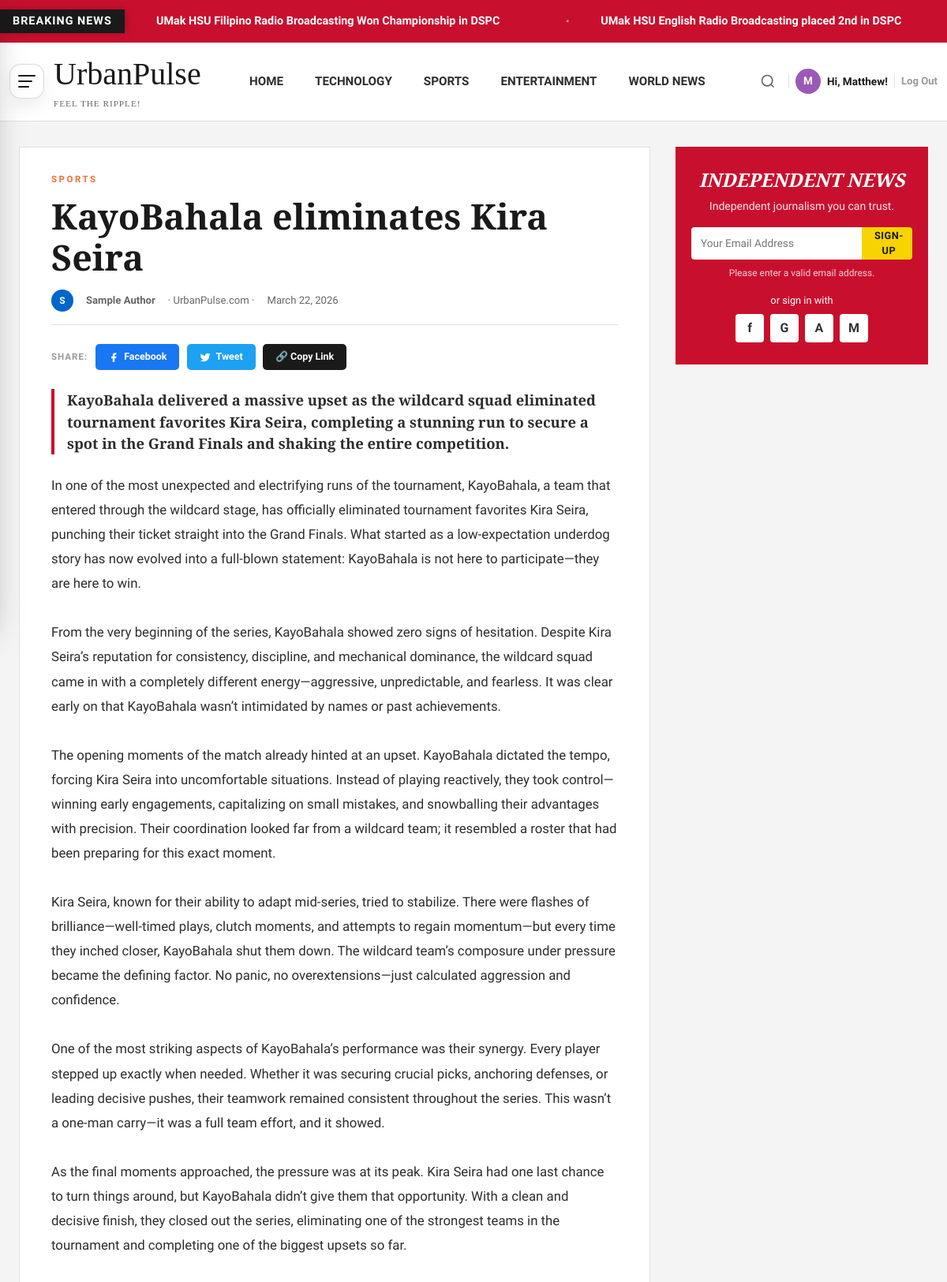
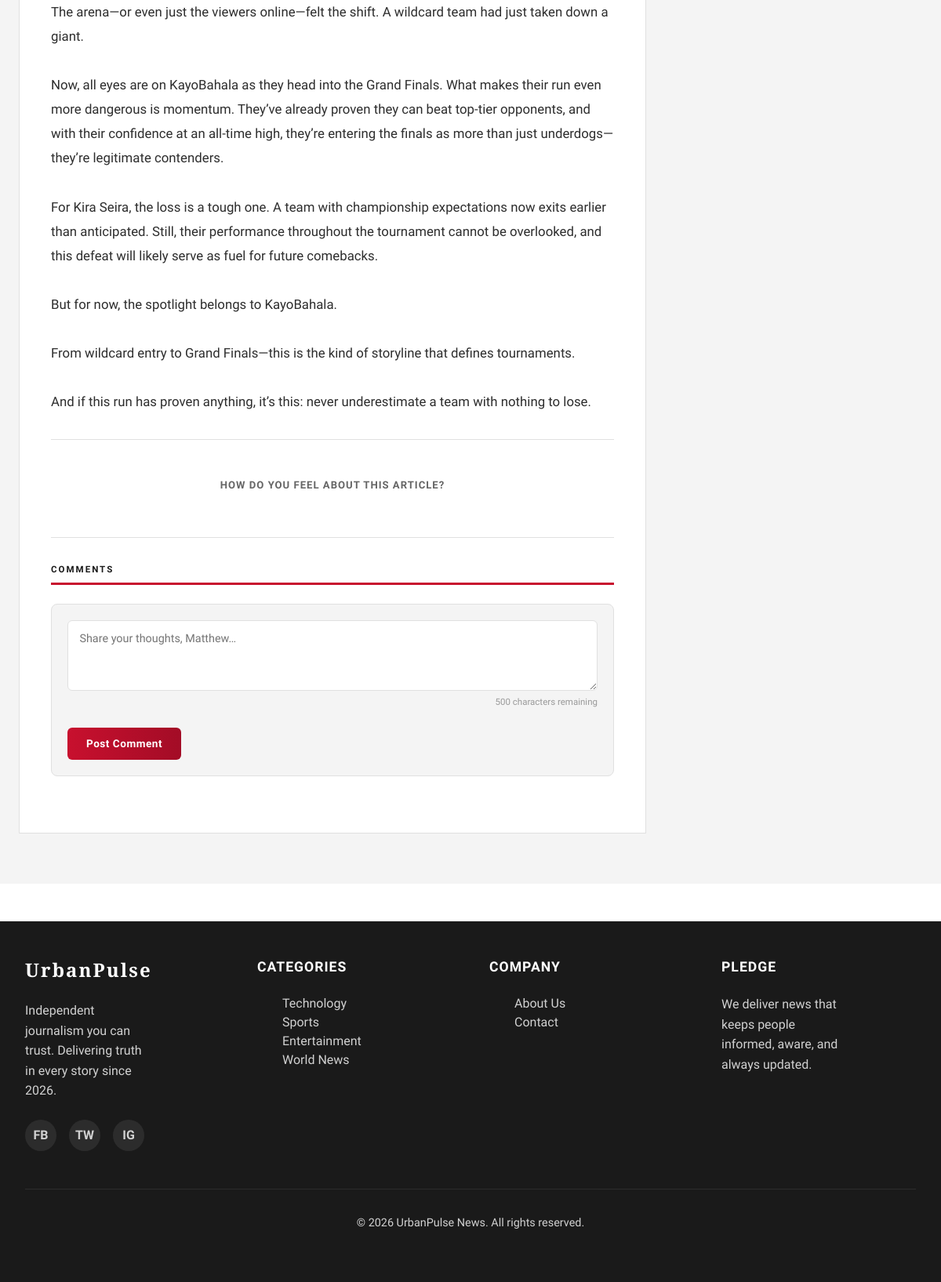
The app's page /view-article.php?id=2 (signed in) with its own data (2 pictures, top to bottom).
### tables this page shows
CREATE TABLE `article_submissions` (
  `id` int(11) NOT NULL,
  `author_id` int(11) NOT NULL,
  `title` varchar(255) NOT NULL,
  `category` enum('technology','sports','entertainment','worldnews') NOT NULL,
  `summary` text NOT NULL,
  `body` longtext NOT NULL,
  `image_url` varchar(500) DEFAULT '',
  `status` enum('pending','approved','declined') DEFAULT 'pending',
  `decline_reason` text DEFAULT NULL,
  `submitted_at` datetime DEFAULT current_timestamp(),
  `reviewed_at` datetime DEFAULT NULL,
  `reviewed_by` int(11) DEFAULT NULL
);

CREATE TABLE `users` (
  `id` int(11) NOT NULL,
  `username` varchar(50) NOT NULL,
  `email` varchar(100) NOT NULL,
  `password` varchar(255) NOT NULL,
  `name` varchar(100) NOT NULL,
  `role` enum('reader','author','admin') DEFAULT 'reader',
  `avatar_color` varchar(7) DEFAULT '#c8102e',
  `created_at` datetime DEFAULT current_timestamp()
);

### auth.php (called while the page is built, shortened)
<?php
function isLoggedIn() {
    return isset($_SESSION['user_id']) && !empty($_SESSION['user_id']);
}
function getCurrentUser() {
    return [
        'id'           => $_SESSION['user_id'],
        'name'         => $_SESSION['user_name'],
        'username'     => $_SESSION['user_username'],
        'email'        => $_SESSION['user_email'],
        'role'         => $_SESSION['user_role'],
        'avatar_color' => $_SESSION['user_avatar_color'],
    ];
}

### view-article.php (the view, shortened to what this page needs)
<?php
require_once 'auth.php';
$db  = getDB();
$id  = (int)($_GET['id'] ?? 0);
$currentUser = getCurrentUser();
$isAdmin = ($currentUser && $currentUser['role'] === 'admin') ? 'admin' : 'reader';
$stmt = $db->prepare("
    SELECT s.*, u.name as author_name, u.avatar_color, u.username as author_username
    FROM article_submissions s
    JOIN users u ON s.author_id = u.id
    WHERE s.id = ? AND (s.status = 'approved' OR ? = 'admin')
");
$stmt->execute([$id, $isAdmin]);
$article = $stmt->fetch();
    ?><!DOCTYPE html><html lang="en"><head><title>Not Found — UrbanPulse</title>
    </div></body></html><?php exit;
$catColors = ['technology'=>'#0066cc','sports'=>'#ff6b35','entertainment'=>'#9b59b6','worldnews'=>'#27ae60'];
?>
<!DOCTYPE html>
<html lang="en">
<head>
  <link href="https://cdn.jsdelivr.net/npm/bootstrap@5.3.2/dist/css/bootstrap.min.css" rel="stylesheet">
  <link rel="stylesheet" href="navfooter.css">
  <link rel="stylesheet" href="home.css">
  <link rel="stylesheet" href="burgermenu.css">
  <link rel="stylesheet" href="article.css">
</head>
<body>
<?php require_once 'nav.php'; ?>
<main class="article-page">
  <div class="article-container">
    <div class="hero-news">
      <article>
        <p class="hero-subheadlines" style="color:<?= $catColors[$article['category']] ?>">
          <?= htmlspecialchars(ucfirst($article['category'])) ?>
        </p>
        <h1 class="hero-title"><?= htmlspecialchars($article['title']) ?></h1>
        <div class="hero-meta">
          <span style="width:28px;height:28px;border-radius:50%;background:<?= htmlspecialchars($article['avatar_color']) ?>;color:#fff;display:inline-flex;align-items:center;justify-content:center;font-weight:800;font-size:.75rem;flex-shrink:0;">
            <?= strtoupper(substr($article['author_name'],0,1)) ?>
          </span>
          <strong><?= htmlspecialchars($article['author_name']) ?></strong>
          <span>· UrbanPulse.com ·</span>
          <span><?= date('F j, Y', strtotime($article['submitted_at'])) ?></span>
        </div>
        <div class="share-bar" style="margin-bottom:1.5rem;">
          <span class="share-label">Share:</span>
          <a class="share-btn fb" href="#" title="Share on Facebook">
            <svg width="14" height="14" viewBox="0 0 24 24" fill="currentColor"><path d="M18 2h-3a5 5 0 0 0-5 5v3H7v4h3v8h4v-8h3l1-4h-4V7a1 1 0 0 1 1-1h3z"/></svg> Facebook
          </a>
          <a class="share-btn tw" href="#" title="Tweet">
            <svg width="14" height="14" viewBox="0 0 24 24" fill="currentColor"><path d="M23 3a10.9 10.9 0 0 1-3.14 1.53 4.48 4.48 0 0 0-7.86 3v1A10.66 10.66 0 0 1 3 4s-4 9 5 13a11.64 11.64 0 0 1-7 2c9 5 20 0 20-11.5a4.5 4.5 0 0 0-.08-.83A7.72 7.72 0 0 0 23 3z"/></svg> Tweet
          </a>
          <button class="share-btn copy">🔗 Copy Link</button>
        </div>
        <p class="hero-summary"><?= htmlspecialchars($article['summary']) ?></p>
        <div class="hero-description">
          <?php foreach (array_filter(explode("\n\n", trim($article['body']))) as $para): ?>
            <p style="margin-bottom:1.25rem;"><?= nl2br(htmlspecialchars(trim($para))) ?></p>
          <?php endforeach; ?>
        </div>
        <div class="section-divider"></div>
        <div class="reactions">
          <div class="reactions-title">How do you feel about this article?</div>
        </div>
        <div class="section-divider"></div>
        <div class="comments-section">
          <div class="comments-heading">
            COMMENTS <span class="comment-count-badge" style="display:none">0</span>
          </div>
          <?php if ($currentUser): ?>
          <form class="comment-form" id="commentForm">
            <textarea id="commentText"
              placeholder="Share your thoughts, <?= htmlspecialchars(explode(' ',$currentUser['name'])[0]) ?>…"
              required></textarea>
            <div id="charCount" class="comment-char-count">500 characters remaining</div>
            <button type="submit" class="comment-submit" style="margin-top:.75rem;">Post Comment</button>
          </form>
          <?php endif; ?>
        </div>
      </article>
    </div>
    <aside class="sidebar">
      <div class="roundup-section">
        <h2>Independent News</h2>
        <p>Independent journalism you can trust.</p>
        <form class="roundup-form" onsubmit="return false">
          <input type="email" placeholder="Your Email Address">
          <button type="submit">SIGN-UP</button>
        </form>
        <div class="roundup-help">Please enter a valid email address.</div>
        <div class="roundup-social">
          <p>or sign in with</p>
          <div class="social-row">
            <span class="soc-box">f</span><span class="soc-box">G</span>
            <span class="soc-box">A</span><span class="soc-box">M</span>
          </div>
        </div>
      </div>
    </aside>
  </div>
</main>
<footer class="footer">
  <div class="footer-container">
    <div class="footer-content">
      <div class="footer-section"><h3>UrbanPulse</h3><p>Independent journalism you can trust. Delivering truth in every story since 2026.</p>
        <div class="footer-social"><a href="#">FB</a><a href="#">TW</a><a href="#">IG</a></div>
      </div>
      <div class="footer-section"><h4>Categories</h4><ul>
        <li><a href="technology.php">Technology</a></li><li><a href="sports.php">Sports</a></li>
        <li><a href="entertainment.php">Entertainment</a></li><li><a href="worldnews.php">World News</a></li>
      </ul></div>
      <div class="footer-section"><h4>Company</h4><ul>
        <li><a href="about.php">About Us</a></li><li><a href="contact.php">Contact</a></li>
      </ul></div>
      <div class="footer-section"><h4>Pledge</h4><p>We deliver news that keeps people informed, aware, and always updated.</p></div>
    </div>
    <div class="footer-bottom"><p>&copy; 2026 UrbanPulse News. All rights reserved.</p></div>
  </div>
</footer>
</body>
</html>

### navfooter.css (style rules this page uses)
.footer { background-color: #1a1a1a; color: white; padding: 3rem 2rem; margin-top: 3rem; }
.footer-content { display: grid; grid-template-columns: repeat(4, 1fr); gap: 3rem; margin-bottom: 3rem; }
.footer-content h3 { font-family: 'Playfair Display', serif; margin-bottom: 1.5rem; font-weight: 700; letter-spacing: 2px; font-size: 1.5rem; }
.footer-content h4 { font-size: 1.1rem; font-weight: 700; margin-bottom: 1.5rem; text-transform: uppercase; letter-spacing: 1px; }
.footer-content p { opacity: 0.8; line-height: 1.6; margin-bottom: 1.5rem; }
.footer-section a { opacity: 0.8; transition: var(--transition); }
.footer-social { display: flex; gap: 1rem; }
.footer-social a { width: 40px; height: 40px; display: flex; align-items: center; justify-content: center; background: rgba(255, 255, 255, 0.1); border-radius: 50%; font-weight: 700; }
.footer-bottom { text-align: center; padding-top: 2rem; border-top: 1px solid rgba(255, 255, 255, 0.1); opacity: 0.8; font-size: 0.9rem; }
.footer-section p { max-width: 150px; }

### home.css (style rules this page uses)
:root { --color-primary: #1a1a1a; --color-secondary: #c8102e; --color-accent: #d4af37; --color-background: #ffffff; --color-surface: #f4f4f4; --color-border: #e0e0e0; --color-text: #2d2d2d; --color-text-light: #666666; --color-text-muted: #999999; --color-technology: #0066cc; --color-sports: #ff6b35; --color-entertainment: #9b59b6; --color-world: #27ae60; --font-display: 'Playfair Display', serif; --font-body: 'Source Sans 3', sans-serif; --transition: all 0.3s cubic-bezier(0.4, 0, 0.2, 1); }
*, *::before, *::after { margin: 0; padding: 0; box-sizing: border-box; }
body { font-family: var(--font-body); color: var(--color-text); background: var(--color-background); overflow-x: hidden; }
a { text-decoration: none; color: inherit; transition: var(--transition); }
ul { list-style: none; }
button { background: none; border: none; cursor: pointer; }
main { background: var(--color-surface); }
.hero-title { font-family: var(--font-display); font-size: 2.5rem; font-weight: 700; line-height: 1.2; margin-bottom: 1rem; color: var(--color-primary); }
.hero-summary { margin-bottom: 1.5rem; line-height: 1.6; color: var(--color-text-light); }
.hero-meta { display: flex; gap: 1rem; font-size: 0.85rem; align-items: center; flex-wrap: wrap; }
.section-divider { height: 1px; background: var(--color-border); margin: 2.5rem 0; }

### burgermenu.css (style rules this page uses)
:root { --up-primary: var(--color-primary, #1a1a1a); --up-secondary: var(--color-secondary, #c8102e); --up-accent: var(--color-accent, #d4af37); }

### records on screen
article_submissions: category "SPORTS", title "KayoBahala eliminates Kira Seira", author.name "S", author.name "Sample Author", submitted_at "March 22, 2026", summary "KayoBahala delivered a massive upset as the wildcard squad eliminated tournament favorites Kira Seira, completing a stunning run to secure a spot in the Grand Finals and shaking the entire competition.", body "In one of the most unexpected and electrifying runs of the tournament, KayoBahala, a team that entered through the wildcard stage, has officially eliminated tournament favorites Kira Seira, punching their ticket straight into the Grand Finals. What started as a low-expectation underdog story has now evolved into a full-blown statement: KayoBahala is not here to participate—they are here to win. From the very beginning of the series, KayoBahala showed zero signs of hesitation. Despite Kira Seira’s reputation for consistency, discipline, and mechanical dominance, the wildcard squad came in with a completely different energy—aggressive, unpredictable, and fearless. It was clear early on that…"

### other values on screen
substr($currentUser['name'],0,1) "M"
explode(' ',$currentUser['name'])[0] "Matthew"
